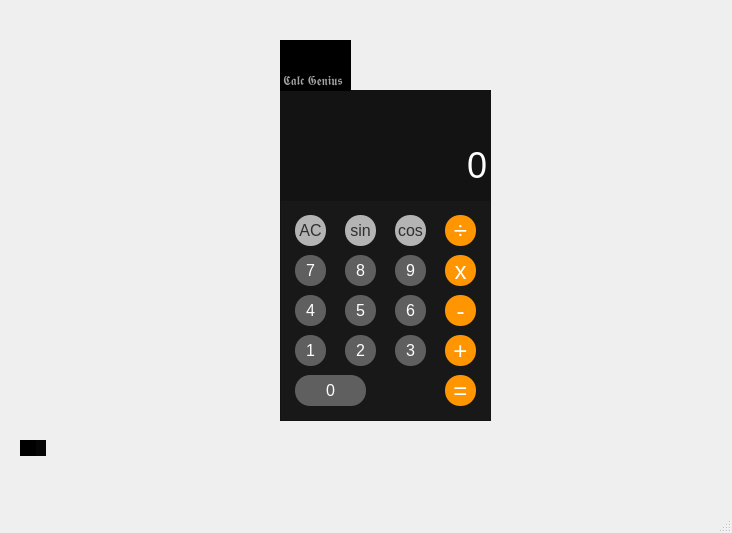
<?xml version="1.0" encoding="UTF-8"?>
<ui version="4.0">
 <class>MainWindow</class>
 <widget class="QMainWindow" name="MainWindow">
  <property name="geometry">
   <rect>
    <x>0</x>
    <y>0</y>
    <width>732</width>
    <height>533</height>
   </rect>
  </property>
  <property name="windowTitle">
   <string>MainWindow</string>
  </property>
  <property name="styleSheet">
   <string notr="true">MainWindow {
	
    background-color: #000000; 
    color: #00ff00; 
}



QPushButton {
    width: 50px;
    height: 50px;
    margin: 5px;
    border: 1px solid #00ff00; 
    background-color: #333; 
    color: #00ff00; 
    font-size: 16px;
    
}


QPushButton.operator {
    background-color: #1a1a1a; 
}





</string>
  </property>
  <widget class="QWidget" name="centralwidget">
   <widget class="QWidget" name="widget" native="true">
    <property name="geometry">
     <rect>
      <x>10</x>
      <y>140</y>
      <width>41</width>
      <height>16</height>
     </rect>
    </property>
   </widget>
   <widget class="QFrame" name="frame">
    <property name="geometry">
     <rect>
      <x>280</x>
      <y>90</y>
      <width>211</width>
      <height>331</height>
     </rect>
    </property>
    <property name="styleSheet">
     <string notr="true">background-color: rgb(24, 24, 24);</string>
    </property>
    <property name="frameShape">
     <enum>QFrame::StyledPanel</enum>
    </property>
    <property name="frameShadow">
     <enum>QFrame::Raised</enum>
    </property>
    <widget class="QPushButton" name="seven">
     <property name="geometry">
      <rect>
       <x>10</x>
       <y>160</y>
       <width>41</width>
       <height>41</height>
      </rect>
     </property>
     <property name="sizePolicy">
      <sizepolicy hsizetype="Preferred" vsizetype="Preferred">
       <horstretch>0</horstretch>
       <verstretch>0</verstretch>
      </sizepolicy>
     </property>
     <property name="styleSheet">
      <string notr="true">QPushButton {
	
 font-family: &quot;San Francisco&quot;, Arial, sans-serif;
background-color: rgb(95, 95, 95);
border-radius:15px;
	
	
	 color: #FFFFFF;
	
  
    border: none; 
}
</string>
     </property>
     <property name="text">
      <string>7</string>
     </property>
    </widget>
    <widget class="QPushButton" name="six">
     <property name="geometry">
      <rect>
       <x>110</x>
       <y>200</y>
       <width>41</width>
       <height>41</height>
      </rect>
     </property>
     <property name="styleSheet">
      <string notr="true">QPushButton {
	
	 font-family: &quot;San Francisco&quot;, Arial, sans-serif;
background-color: rgb(95, 95, 95);
border-radius:15px;
	
	
 color: #FFFFFF;
  
    border: none; 
}
</string>
     </property>
     <property name="text">
      <string>6</string>
     </property>
    </widget>
    <widget class="QPushButton" name="three">
     <property name="geometry">
      <rect>
       <x>110</x>
       <y>240</y>
       <width>41</width>
       <height>41</height>
      </rect>
     </property>
     <property name="styleSheet">
      <string notr="true">QPushButton {
	
	 font-family: &quot;San Francisco&quot;, Arial, sans-serif;
background-color: rgb(95, 95, 95);
border-radius:15px;
	
	
	 color: #FFFFFF;
	
   
    border: none; 
}
</string>
     </property>
     <property name="text">
      <string>3</string>
     </property>
    </widget>
    <widget class="QPushButton" name="five">
     <property name="geometry">
      <rect>
       <x>60</x>
       <y>200</y>
       <width>41</width>
       <height>41</height>
      </rect>
     </property>
     <property name="styleSheet">
      <string notr="true">QPushButton {
	
	 font-family: &quot;San Francisco&quot;, Arial, sans-serif;
background-color: rgb(95, 95, 95);
border-radius:15px;
	
	
 color: #FFFFFF;
	
  
    border: none; 
}
</string>
     </property>
     <property name="text">
      <string>5</string>
     </property>
    </widget>
    <widget class="QPushButton" name="four">
     <property name="geometry">
      <rect>
       <x>10</x>
       <y>200</y>
       <width>41</width>
       <height>41</height>
      </rect>
     </property>
     <property name="styleSheet">
      <string notr="true">QPushButton {
	
	 font-family: &quot;San Francisco&quot;, Arial, sans-serif;
background-color: rgb(95, 95, 95);
border-radius:15px;
	
	
	 color: #FFFFFF;
	
  
    border: none; 
}
</string>
     </property>
     <property name="text">
      <string>4</string>
     </property>
    </widget>
    <widget class="QPushButton" name="eight">
     <property name="geometry">
      <rect>
       <x>60</x>
       <y>160</y>
       <width>41</width>
       <height>41</height>
      </rect>
     </property>
     <property name="styleSheet">
      <string notr="true">QPushButton {
	
 font-family: &quot;San Francisco&quot;, Arial, sans-serif;
background-color: rgb(95, 95, 95);
border-radius:15px;
	
	
	 color: #FFFFFF;
	
  
    border: none; 
}
</string>
     </property>
     <property name="text">
      <string>8</string>
     </property>
    </widget>
    <widget class="QPushButton" name="nine">
     <property name="geometry">
      <rect>
       <x>110</x>
       <y>160</y>
       <width>41</width>
       <height>41</height>
      </rect>
     </property>
     <property name="styleSheet">
      <string notr="true">QPushButton {
	
 font-family: &quot;San Francisco&quot;, Arial, sans-serif;
background-color: rgb(95, 95, 95);
border-radius:15px;
	
	
	 color: #FFFFFF;
	
  
    border: none; 
}
</string>
     </property>
     <property name="text">
      <string>9</string>
     </property>
    </widget>
    <widget class="QPushButton" name="zero">
     <property name="geometry">
      <rect>
       <x>10</x>
       <y>280</y>
       <width>81</width>
       <height>41</height>
      </rect>
     </property>
     <property name="styleSheet">
      <string notr="true">QPushButton {
	 font-family: &quot;San Francisco&quot;, Arial, sans-serif;
background-color: rgb(95, 95, 95);
border-radius:15px;
	
	
 color: #FFFFFF;
	
  
    border: none; 
}
</string>
     </property>
     <property name="text">
      <string>0</string>
     </property>
    </widget>
    <widget class="QPushButton" name="clear">
     <property name="geometry">
      <rect>
       <x>10</x>
       <y>120</y>
       <width>41</width>
       <height>41</height>
      </rect>
     </property>
     <property name="styleSheet">
      <string notr="true">background-color: rgb(180, 180, 180);


border-radius:15px;
 color: rgb(47, 47, 47);

 font-family: &quot;San Francisco&quot;, Arial, sans-serif;
border:none;</string>
     </property>
     <property name="text">
      <string>AC</string>
     </property>
    </widget>
    <widget class="QPushButton" name="eq">
     <property name="geometry">
      <rect>
       <x>160</x>
       <y>280</y>
       <width>41</width>
       <height>41</height>
      </rect>
     </property>
     <property name="sizePolicy">
      <sizepolicy hsizetype="Minimum" vsizetype="MinimumExpanding">
       <horstretch>0</horstretch>
       <verstretch>0</verstretch>
      </sizepolicy>
     </property>
     <property name="styleSheet">
      <string notr="true">
QPushButton {
	 background-color: #FF9500; 
    color: #FFFFFF; 
 font-family: &quot;San Francisco&quot;, Arial, sans-serif;

border-radius:15px;
	
	 font-size: 18pt;
	
    border: none; 
}
</string>
     </property>
     <property name="text">
      <string>=</string>
     </property>
    </widget>
    <widget class="QPushButton" name="plus">
     <property name="geometry">
      <rect>
       <x>160</x>
       <y>240</y>
       <width>41</width>
       <height>41</height>
      </rect>
     </property>
     <property name="styleSheet">
      <string notr="true">
QPushButton {
	 background-color: #FF9500; 
    color: #FFFFFF; 
 font-family: &quot;San Francisco&quot;, Arial, sans-serif;

border-radius:15px;
	
	 font-size: 18pt;
	
	
  
    border: none; 
}
</string>
     </property>
     <property name="text">
      <string>+</string>
     </property>
    </widget>
    <widget class="QPushButton" name="minus">
     <property name="geometry">
      <rect>
       <x>160</x>
       <y>200</y>
       <width>41</width>
       <height>41</height>
      </rect>
     </property>
     <property name="styleSheet">
      <string notr="true">
QPushButton {
	 background-color: #FF9500; 
    color: #FFFFFF; 
 font-family: &quot;San Francisco&quot;, Arial, sans-serif;

border-radius:15px;
	
	
	 font-size: 18pt;
	
  
    border: none; 
}
</string>
     </property>
     <property name="text">
      <string>-</string>
     </property>
    </widget>
    <widget class="QPushButton" name="mult">
     <property name="geometry">
      <rect>
       <x>160</x>
       <y>160</y>
       <width>41</width>
       <height>41</height>
      </rect>
     </property>
     <property name="styleSheet">
      <string notr="true">
QPushButton {
	 background-color: #FF9500; 
    color: #FFFFFF; 
 font-family: &quot;San Francisco&quot;, Arial, sans-serif;

border-radius:15px;
	
	
	 font-size: 18pt;
	
  
    border: none; 
}
</string>
     </property>
     <property name="text">
      <string>x</string>
     </property>
    </widget>
    <widget class="QPushButton" name="div">
     <property name="geometry">
      <rect>
       <x>160</x>
       <y>120</y>
       <width>41</width>
       <height>41</height>
      </rect>
     </property>
     <property name="styleSheet">
      <string notr="true">
QPushButton {
	 background-color: #FF9500; 
    color: #FFFFFF; 
 font-family: &quot;San Francisco&quot;, Arial, sans-serif;

border-radius:15px;
	
	
	 font-size: 18pt;
	
  
    border: none; 
}
</string>
     </property>
     <property name="text">
      <string>÷</string>
     </property>
    </widget>
    <widget class="QPushButton" name="sin">
     <property name="geometry">
      <rect>
       <x>60</x>
       <y>120</y>
       <width>41</width>
       <height>41</height>
      </rect>
     </property>
     <property name="styleSheet">
      <string notr="true">background-color: rgb(180, 180, 180);

border-radius:15px;
 
color: rgb(47, 47, 47);
 font-family: &quot;San Francisco&quot;, Arial, sans-serif;
border:none;</string>
     </property>
     <property name="text">
      <string>sin</string>
     </property>
    </widget>
    <widget class="QPushButton" name="cos">
     <property name="geometry">
      <rect>
       <x>110</x>
       <y>120</y>
       <width>41</width>
       <height>41</height>
      </rect>
     </property>
     <property name="styleSheet">
      <string notr="true">background-color: rgb(180, 180, 180);

border-radius:15px;
 
color: rgb(47, 47, 47);
 font-family: &quot;San Francisco&quot;, Arial, sans-serif;
border:none;</string>
     </property>
     <property name="text">
      <string>cos</string>
     </property>
    </widget>
    <widget class="QLineEdit" name="he">
     <property name="geometry">
      <rect>
       <x>0</x>
       <y>0</y>
       <width>211</width>
       <height>111</height>
      </rect>
     </property>
     <property name="styleSheet">
      <string notr="true">background-color: rgb(19, 19, 19);
color: rgb(255, 255, 255);
 font-size: 27pt;
border:none;
padding-top:40px;
padding-bottom:0;
</string>
     </property>
     <property name="text">
      <string>0</string>
     </property>
     <property name="cursorPosition">
      <number>1</number>
     </property>
     <property name="alignment">
      <set>Qt::AlignRight|Qt::AlignTrailing|Qt::AlignVCenter</set>
     </property>
    </widget>
    <widget class="QPushButton" name="two">
     <property name="geometry">
      <rect>
       <x>60</x>
       <y>240</y>
       <width>41</width>
       <height>41</height>
      </rect>
     </property>
     <property name="styleSheet">
      <string notr="true">QPushButton {
	
	 font-family: &quot;San Francisco&quot;, Arial, sans-serif;
background-color: rgb(95, 95, 95);
border-radius:15px;
	
	
	 color: #FFFFFF;
	
  
    border: none; 
}
</string>
     </property>
     <property name="text">
      <string>2</string>
     </property>
    </widget>
    <widget class="QSplitter" name="splitter">
     <property name="geometry">
      <rect>
       <x>10</x>
       <y>240</y>
       <width>41</width>
       <height>41</height>
      </rect>
     </property>
     <property name="styleSheet">
      <string notr="true">border:none;</string>
     </property>
     <property name="orientation">
      <enum>Qt::Horizontal</enum>
     </property>
     <widget class="QPushButton" name="one">
      <property name="sizePolicy">
       <sizepolicy hsizetype="Preferred" vsizetype="Preferred">
        <horstretch>0</horstretch>
        <verstretch>0</verstretch>
       </sizepolicy>
      </property>
      <property name="styleSheet">
       <string notr="true">background-color: rgb(95, 95, 95);
border-radius:15px;
 color: #FFFFFF;
 font-family: &quot;San Francisco&quot;, Arial, sans-serif;</string>
      </property>
      <property name="text">
       <string>1</string>
      </property>
      <property name="icon">
       <iconset theme="input-keyboard"/>
      </property>
     </widget>
    </widget>
   </widget>
   <widget class="QLineEdit" name="op">
    <property name="geometry">
     <rect>
      <x>30</x>
      <y>440</y>
      <width>16</width>
      <height>16</height>
     </rect>
    </property>
    <property name="styleSheet">
     <string notr="true">background-color: rgb(6, 6, 6);
border:none;</string>
    </property>
   </widget>
   <widget class="QLineEdit" name="she">
    <property name="geometry">
     <rect>
      <x>20</x>
      <y>440</y>
      <width>16</width>
      <height>16</height>
     </rect>
    </property>
    <property name="styleSheet">
     <string notr="true">background-color: rgb(0, 0, 0);
border:none;</string>
    </property>
   </widget>
   <widget class="QLabel" name="label">
    <property name="geometry">
     <rect>
      <x>280</x>
      <y>40</y>
      <width>71</width>
      <height>51</height>
     </rect>
    </property>
    <property name="styleSheet">
     <string notr="true"> margin: 0;
padding-top:30;
      padding-bottom: 0;
     background-color: #000000; 
      
       
color: rgb(164, 164, 164);
</string>
    </property>
    <property name="text">
     <string>𝕮𝖆𝖑𝖈 𝕲𝖊𝖓𝖎𝖚𝖘</string>
    </property>
   </widget>
  </widget>
  <widget class="QMenuBar" name="menubar">
   <property name="geometry">
    <rect>
     <x>0</x>
     <y>0</y>
     <width>732</width>
     <height>17</height>
    </rect>
   </property>
  </widget>
  <widget class="QStatusBar" name="statusbar"/>
 </widget>
 <resources/>
 <connections/>
</ui>
